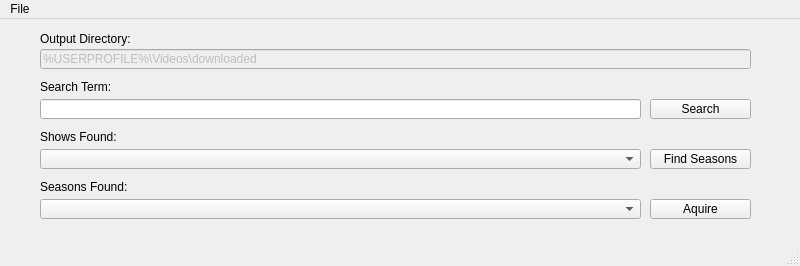
<?xml version="1.0" encoding="UTF-8"?>
<ui version="4.0">
 <class>MainWindow</class>
 <widget class="QMainWindow" name="MainWindow">
  <property name="geometry">
   <rect>
    <x>0</x>
    <y>0</y>
    <width>800</width>
    <height>266</height>
   </rect>
  </property>
  <property name="windowTitle">
   <string>MainWindow</string>
  </property>
  <widget class="QWidget" name="centralwidget">
   <widget class="QLineEdit" name="lineEdit">
    <property name="geometry">
     <rect>
      <x>40</x>
      <y>80</y>
      <width>601</width>
      <height>20</height>
     </rect>
    </property>
    <property name="toolTip">
     <string>search term</string>
    </property>
    <property name="text">
     <string/>
    </property>
   </widget>
   <widget class="QPushButton" name="pushButton">
    <property name="geometry">
     <rect>
      <x>650</x>
      <y>80</y>
      <width>101</width>
      <height>20</height>
     </rect>
    </property>
    <property name="text">
     <string>Search</string>
    </property>
   </widget>
   <widget class="QComboBox" name="comboBox">
    <property name="geometry">
     <rect>
      <x>40</x>
      <y>130</y>
      <width>601</width>
      <height>20</height>
     </rect>
    </property>
   </widget>
   <widget class="QPushButton" name="pushButton_2">
    <property name="geometry">
     <rect>
      <x>650</x>
      <y>130</y>
      <width>101</width>
      <height>20</height>
     </rect>
    </property>
    <property name="text">
     <string>Find Seasons</string>
    </property>
   </widget>
   <widget class="QComboBox" name="comboBox_2">
    <property name="geometry">
     <rect>
      <x>40</x>
      <y>180</y>
      <width>601</width>
      <height>20</height>
     </rect>
    </property>
   </widget>
   <widget class="QPushButton" name="pushButton_3">
    <property name="geometry">
     <rect>
      <x>650</x>
      <y>180</y>
      <width>101</width>
      <height>20</height>
     </rect>
    </property>
    <property name="text">
     <string>Aquire</string>
    </property>
   </widget>
   <widget class="QLineEdit" name="lineEdit_2">
    <property name="enabled">
     <bool>false</bool>
    </property>
    <property name="geometry">
     <rect>
      <x>40</x>
      <y>30</y>
      <width>711</width>
      <height>20</height>
     </rect>
    </property>
    <property name="text">
     <string>%USERPROFILE%\Videos\downloaded</string>
    </property>
   </widget>
   <widget class="QLabel" name="label">
    <property name="geometry">
     <rect>
      <x>40</x>
      <y>10</y>
      <width>121</width>
      <height>20</height>
     </rect>
    </property>
    <property name="text">
     <string>Output Directory:</string>
    </property>
   </widget>
   <widget class="QLabel" name="label_2">
    <property name="geometry">
     <rect>
      <x>40</x>
      <y>60</y>
      <width>81</width>
      <height>16</height>
     </rect>
    </property>
    <property name="text">
     <string>Search Term:</string>
    </property>
   </widget>
   <widget class="QLabel" name="label_3">
    <property name="geometry">
     <rect>
      <x>40</x>
      <y>110</y>
      <width>81</width>
      <height>16</height>
     </rect>
    </property>
    <property name="text">
     <string>Shows Found:</string>
    </property>
   </widget>
   <widget class="QLabel" name="label_4">
    <property name="geometry">
     <rect>
      <x>40</x>
      <y>160</y>
      <width>101</width>
      <height>16</height>
     </rect>
    </property>
    <property name="text">
     <string>Seasons Found:</string>
    </property>
   </widget>
  </widget>
  <widget class="QMenuBar" name="menubar">
   <property name="geometry">
    <rect>
     <x>0</x>
     <y>0</y>
     <width>800</width>
     <height>21</height>
    </rect>
   </property>
   <widget class="QMenu" name="menuFile">
    <property name="title">
     <string>File</string>
    </property>
    <addaction name="actionExit"/>
   </widget>
   <addaction name="menuFile"/>
  </widget>
  <widget class="QStatusBar" name="statusbar"/>
  <action name="actionExit">
   <property name="text">
    <string>Exit</string>
   </property>
  </action>
 </widget>
 <resources/>
 <connections/>
</ui>
